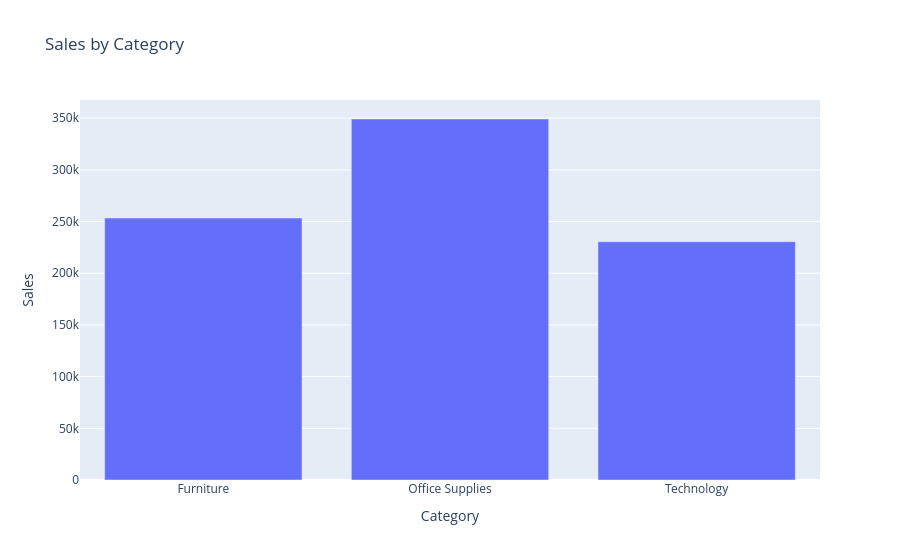

This figure's notebook cell:
### Code cell
category_sales = df.groupby(
    'Category'
)['Sales'].sum().reset_index()
fig = px.bar(
    category_sales,
    x='Category',
    y='Sales',
    title='Sales by Category'
)
fig.show()

### Figure 1 — Plotly figure (JSON) as saved in the notebook; plotly's stock layout.template omitted (floating-point values rounded to 4 significant figures)
{"data": [{"hovertemplate": "Category=%{x}<br>Sales=%{y}<extra></extra>", "legendgroup": "", "marker": {"color": "#636efa", "pattern": {"shape": ""}}, "name": "", "orientation": "v", "showlegend": false, "textposition": "auto", "type": "bar", "x": ["Furniture", "Office Supplies", "Technology"], "xaxis": "x", "y": [253400.0, 349200.0, 230500.0], "yaxis": "y"}], "layout": {"barmode": "relative", "legend": {"tracegroupgap": 0}, "title": {"text": "Sales by Category"}, "xaxis": {"anchor": "y", "domain": [0, 1], "title": {"text": "Category"}}, "yaxis": {"anchor": "x", "domain": [0, 1], "title": {"text": "Sales"}}}}
